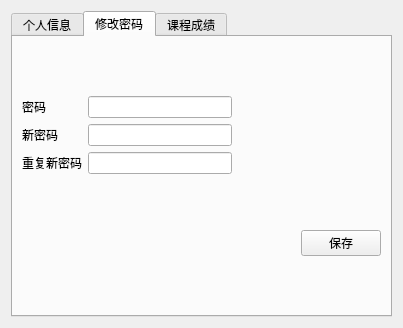
<?xml version="1.0" encoding="UTF-8"?>
<ui version="4.0">
 <class>StudentWin</class>
 <widget class="QWidget" name="StudentWin">
  <property name="geometry">
   <rect>
    <x>0</x>
    <y>0</y>
    <width>403</width>
    <height>328</height>
   </rect>
  </property>
  <property name="windowTitle">
   <string>Form</string>
  </property>
  <layout class="QHBoxLayout" name="horizontalLayout_10">
   <item>
    <widget class="QTabWidget" name="tabWidget">
     <property name="currentIndex">
      <number>1</number>
     </property>
     <widget class="QWidget" name="infoTab">
      <attribute name="title">
       <string>个人信息</string>
      </attribute>
      <layout class="QVBoxLayout" name="verticalLayout">
       <item>
        <layout class="QHBoxLayout" name="horizontalLayout">
         <item>
          <widget class="QLabel" name="label">
           <property name="text">
            <string>学号</string>
           </property>
          </widget>
         </item>
         <item>
          <widget class="QLabel" name="label_id">
           <property name="text">
            <string>TextLabel</string>
           </property>
          </widget>
         </item>
        </layout>
       </item>
       <item>
        <layout class="QHBoxLayout" name="horizontalLayout_2">
         <item>
          <widget class="QLabel" name="label_3">
           <property name="text">
            <string>姓名</string>
           </property>
          </widget>
         </item>
         <item>
          <widget class="QLabel" name="label_name">
           <property name="text">
            <string>TextLabel</string>
           </property>
          </widget>
         </item>
        </layout>
       </item>
       <item>
        <layout class="QHBoxLayout" name="horizontalLayout_3">
         <item>
          <widget class="QLabel" name="label_6">
           <property name="text">
            <string>性别</string>
           </property>
          </widget>
         </item>
         <item>
          <widget class="QLabel" name="label_sex">
           <property name="text">
            <string>TextLabel</string>
           </property>
          </widget>
         </item>
        </layout>
       </item>
       <item>
        <layout class="QHBoxLayout" name="horizontalLayout_8">
         <item>
          <widget class="QLabel" name="label_2">
           <property name="text">
            <string>年龄</string>
           </property>
          </widget>
         </item>
         <item>
          <widget class="QLabel" name="label_age">
           <property name="text">
            <string>TextLabel</string>
           </property>
          </widget>
         </item>
        </layout>
       </item>
       <item>
        <layout class="QHBoxLayout" name="horizontalLayout_4">
         <item>
          <widget class="QLabel" name="label_8">
           <property name="text">
            <string>年级</string>
           </property>
          </widget>
         </item>
         <item>
          <widget class="QLabel" name="label_grade">
           <property name="text">
            <string>TextLabel</string>
           </property>
          </widget>
         </item>
        </layout>
       </item>
       <item>
        <layout class="QHBoxLayout" name="horizontalLayout_5">
         <item>
          <widget class="QLabel" name="label_10">
           <property name="text">
            <string>专业</string>
           </property>
          </widget>
         </item>
         <item>
          <widget class="QLabel" name="label_major">
           <property name="text">
            <string>TextLabel</string>
           </property>
          </widget>
         </item>
        </layout>
       </item>
       <item>
        <layout class="QHBoxLayout" name="horizontalLayout_6">
         <item>
          <widget class="QLabel" name="label_12">
           <property name="text">
            <string>班级</string>
           </property>
          </widget>
         </item>
         <item>
          <widget class="QLabel" name="label_class">
           <property name="text">
            <string>TextLabel</string>
           </property>
          </widget>
         </item>
        </layout>
       </item>
       <item>
        <layout class="QHBoxLayout" name="horizontalLayout_7">
         <item>
          <spacer name="horizontalSpacer">
           <property name="orientation">
            <enum>Qt::Horizontal</enum>
           </property>
           <property name="sizeHint" stdset="0">
            <size>
             <width>40</width>
             <height>20</height>
            </size>
           </property>
          </spacer>
         </item>
         <item>
          <widget class="QPushButton" name="pushButton_exit">
           <property name="text">
            <string>退出</string>
           </property>
          </widget>
         </item>
        </layout>
       </item>
      </layout>
     </widget>
     <widget class="QWidget" name="tab_3">
      <attribute name="title">
       <string>修改密码</string>
      </attribute>
      <layout class="QVBoxLayout" name="verticalLayout_4">
       <item>
        <layout class="QGridLayout" name="gridLayout_4">
         <item row="0" column="0">
          <widget class="QLabel" name="label_7">
           <property name="text">
            <string>密码</string>
           </property>
          </widget>
         </item>
         <item row="0" column="1">
          <widget class="QLineEdit" name="lineEdit_password">
           <property name="echoMode">
            <enum>QLineEdit::Password</enum>
           </property>
          </widget>
         </item>
         <item row="0" column="2">
          <spacer name="horizontalSpacer_5">
           <property name="orientation">
            <enum>Qt::Horizontal</enum>
           </property>
           <property name="sizeHint" stdset="0">
            <size>
             <width>40</width>
             <height>20</height>
            </size>
           </property>
          </spacer>
         </item>
         <item row="1" column="0">
          <widget class="QLabel" name="label_8">
           <property name="text">
            <string>新密码</string>
           </property>
          </widget>
         </item>
         <item row="1" column="1">
          <widget class="QLineEdit" name="lineEdit_newPassword">
           <property name="echoMode">
            <enum>QLineEdit::Password</enum>
           </property>
          </widget>
         </item>
         <item row="1" column="2">
          <spacer name="horizontalSpacer_2">
           <property name="orientation">
            <enum>Qt::Horizontal</enum>
           </property>
           <property name="sizeHint" stdset="0">
            <size>
             <width>40</width>
             <height>20</height>
            </size>
           </property>
          </spacer>
         </item>
         <item row="2" column="0">
          <widget class="QLabel" name="label_9">
           <property name="text">
            <string>重复新密码</string>
           </property>
          </widget>
         </item>
         <item row="2" column="1">
          <widget class="QLineEdit" name="lineEdit_passwordRepeat">
           <property name="echoMode">
            <enum>QLineEdit::Password</enum>
           </property>
          </widget>
         </item>
         <item row="2" column="2">
          <widget class="QLabel" name="label_passwordTips">
           <property name="text">
            <string/>
           </property>
          </widget>
         </item>
        </layout>
       </item>
       <item>
        <layout class="QHBoxLayout" name="horizontalLayout_5">
         <item>
          <spacer name="horizontalSpacer_6">
           <property name="orientation">
            <enum>Qt::Horizontal</enum>
           </property>
           <property name="sizeHint" stdset="0">
            <size>
             <width>40</width>
             <height>20</height>
            </size>
           </property>
          </spacer>
         </item>
         <item>
          <widget class="QPushButton" name="pushButton_changePassword">
           <property name="text">
            <string>保存</string>
           </property>
          </widget>
         </item>
        </layout>
       </item>
      </layout>
     </widget>
     <widget class="QWidget" name="scoreTab">
      <attribute name="title">
       <string>课程成绩</string>
      </attribute>
      <layout class="QVBoxLayout" name="verticalLayout_2">
       <item>
        <widget class="QScrollArea" name="scrollArea">
         <property name="widgetResizable">
          <bool>true</bool>
         </property>
         <widget class="QWidget" name="scrollAreaWidgetContents">
          <property name="geometry">
           <rect>
            <x>0</x>
            <y>0</y>
            <width>367</width>
            <height>260</height>
           </rect>
          </property>
          <layout class="QHBoxLayout" name="horizontalLayout_9">
           <item>
            <widget class="QTableView" name="tableView"/>
           </item>
          </layout>
         </widget>
        </widget>
       </item>
      </layout>
     </widget>
    </widget>
   </item>
  </layout>
 </widget>
 <resources/>
 <connections/>
</ui>
